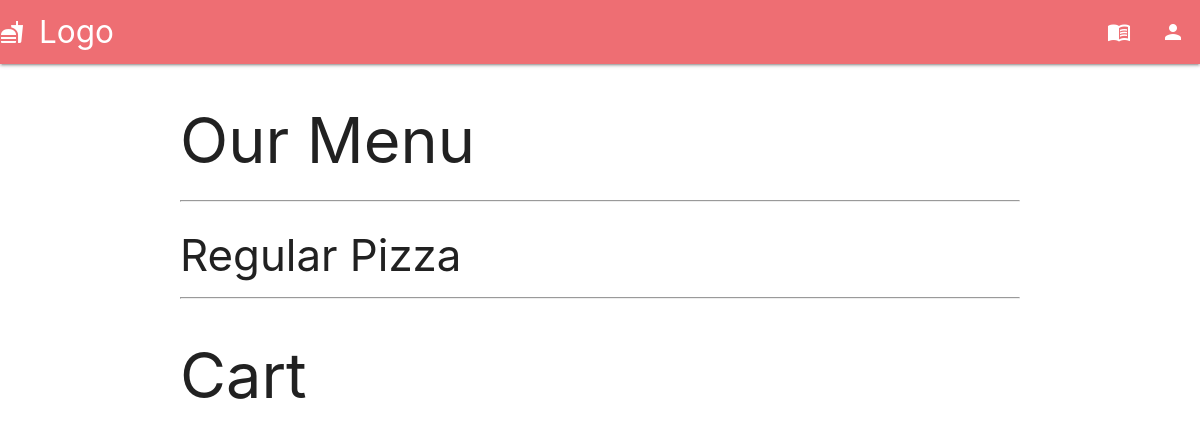
/, run on an earlier commit of the app's database.
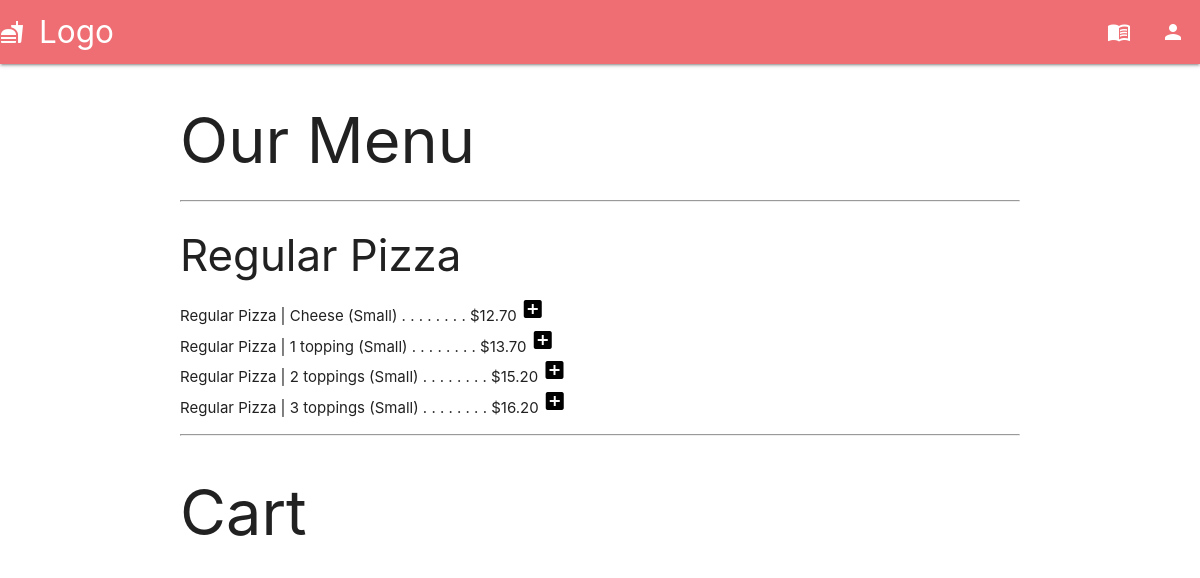
And on a later commit of the database.
### eshop/models.py (models this page shows, shortened)
class MenuItem(models.Model):
    category = models.ForeignKey('Category', on_delete=models.CASCADE)
    name = models.CharField(max_length=32)
    size = models.ForeignKey('Size', on_delete=models.CASCADE)
    price = models.DecimalField(decimal_places=2, max_digits=5, default=0)
    toppings = models.IntegerField() # How many toppings can you add?
    def __str__(self):
        return f"{self.category} | {self.name} ({self.size.name}) . . . . . . . . ${self.price}"

class Category(models.Model):
    name = models.CharField(max_length=32)
    def __str__(self):
        return f"{self.name}"

class Size(models.Model):
    name = models.CharField(max_length=32)

### eshop/views.py (the view)
# urls.py: path('', views.menu, name='menu'),
def menu(request):
    context = {
        'menu': MenuItem.objects.all()
    }
    return render(request, 'eshop/index.html', context)

### eshop/templates/eshop/index.html (shortened to what this page needs)
{% extends "base.html" %}
{% load static %}
{% block body %}
<h1>Our Menu</h1>
<hr>
<h3>Regular Pizza</h3>
    <ul>
        {% for item in menu %}
            <li>
                {{item}} <button class="to-cart material-icons" style="display:contents; cursor: pointer; width: 1em;" data-productId="{{item.id}}">add_box</button>
            </li>
        {% endfor %}
    </ul>
<hr>
<h1>Cart</h1>
{% endblock %}

What changed in the data, as far as the page shows it:
added MenuItem: category+name+size "Regular Pizza | Cheese (Small) . . . . . . . . $12.70"
added MenuItem: category+name+size "Regular Pizza | 1 topping (Small) . . . . . . . . $13.70"
added MenuItem: category+name+size "Regular Pizza | 2 toppings (Small) . . . . . . . . $15.20"
added MenuItem: category+name+size "Regular Pizza | 3 toppings (Small) . . . . . . . . $16.20"
